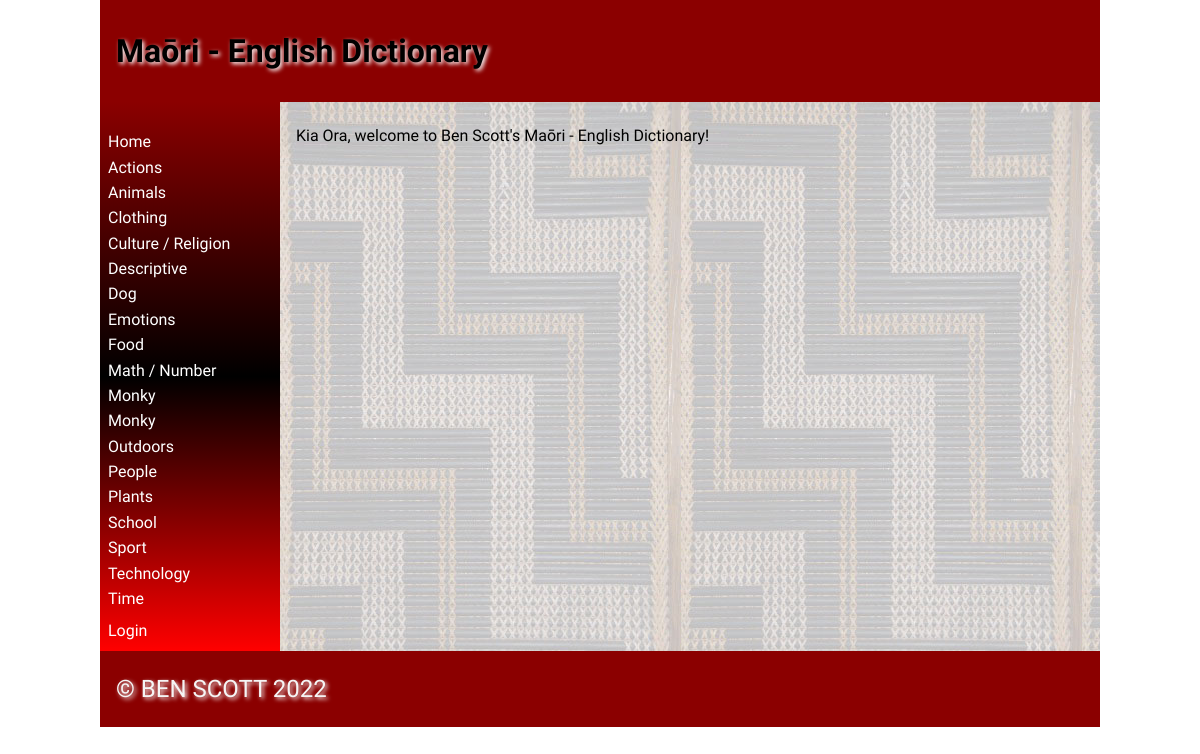
Before: / with the older database file.
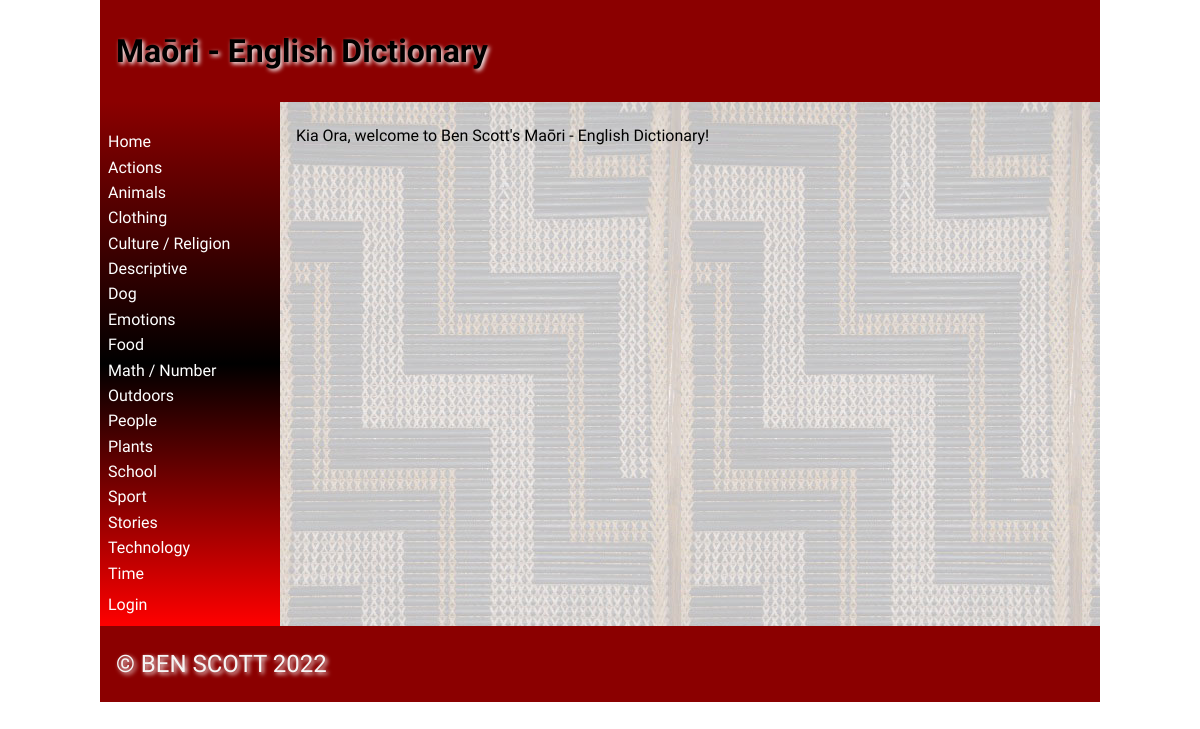
After: the same page with the newer database file.
### tables this page shows
CREATE TABLE categories
(
	id integer
		constraint categories_pk
			primary key autoincrement,
	category varchar(30)
);

### app.py (the view, shortened to what this page needs)
@app.route('/', methods=['POST', 'GET']) #home route, used everytime a user is on the home page. uses home.html
def web_main_page():
    return render_template('home.html', categories=get_category_list(), logged_in=is_logged_in(), teacher=is_teacher())

### app.py (called while the page is built)
def create_connection(db_file):
    try:
        connection = sqlite3.connect(db_file)
        return connection
    except Error as e:
        print(e)
    return None

def get_category_list():
    con = create_connection(DATABASE)
    query = "SELECT category, id FROM categories ORDER BY category ASC "
    cur = con.cursor()
    cur.execute(query)
    category_list = cur.fetchall()
    con.close()
    return category_list

def is_teacher(): #function that checks whether or not a user is a teacher
    if session.get("role") == '1':
        print("Is a teacher")
        return True
    return False

def is_logged_in(): #function that checks whether a user is logged in or not
    if session.get("email") is None:
        print("Not logged in")
        return False
    else:
        print("Logged in")
        return True

### templates/home.html (shortened to what this page needs)
{% extends 'base.html' %}
{% block heading %}Maōri - English Dictionary{% endblock %}
{% block main %}
<p>Kia Ora, <strong>{{ session.first_name }}</strong> welcome to Ben Scott's Maōri - English Dictionary!</p>
{% endblock %}

### templates/base.html (shortened to what this page needs)
<!doctype html>
<html lang="en">
<head>
	<link href="{{ url_for('static', filename='css/style.css') }}" rel="stylesheet">
</head>
<body>
	<div id="container">
		<header>
			<h1>{% block heading %}MAORI DICTIONARY!{% endblock %}</h1>
		</header>
		<nav>
			<ul>
                <li><a href="/">Home</a></li>
				<div class="category">
				{% for category in categories %}
					<div class ="category-box">
						<li><a href="/category/{{ category[1] }}">{{ category[0] }}</a></li>
					</div>
                {% endfor %}
				</div>
				<li> </li>
				{% if logged_in %}
				<li><a href="/logout">Log out</a></li>
				{% else %}
				<li><a href="/login">Login</a></li>
				{% endif %}
			</ul>
		</nav>
		<main>
		{% block main %}{% endblock %}
        </main>
		<footer>
			<p>
				&copy; BEN SCOTT 2022
			</p>
		</footer>
	</div>
</body>
</html>

Changed rows visible on the page:
removed categories: category "Monky"
removed categories: category "Monky"
added categories: category "Stories"
